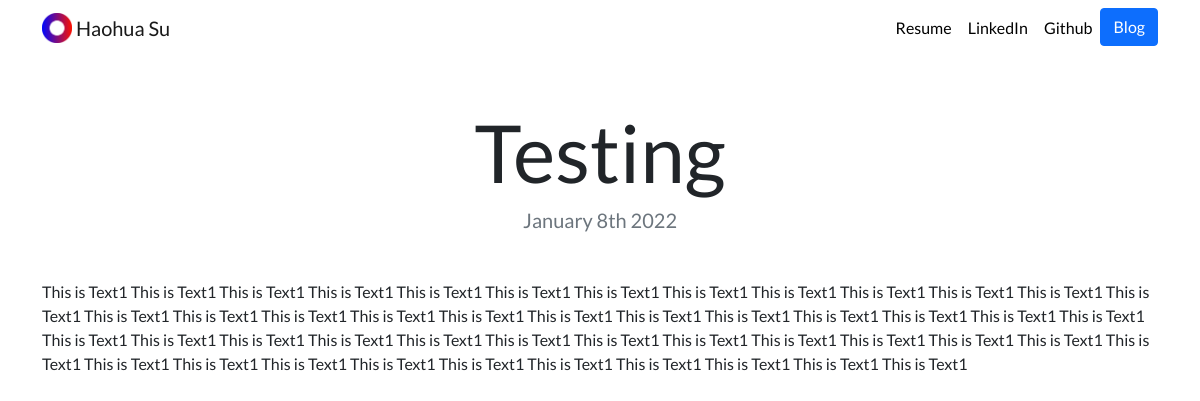
Page /blog/1/ on the committed database.
### blog/models.py (models this page shows, shortened)
class Blog(models.Model):
    title = models.CharField(max_length=200)
    description = models.TextField()
    date = models.DateField()

### blog/views.py (the view)
# urls.py: path('<int:blog_id>/', views.detail, name='detail'),
def detail(request, blog_id):
    blog = get_object_or_404(Blog, pk=blog_id)
    return render(request, 'blog/detail.html', {'blog':blog})

### blog/templates/blog/detail.html
{% extends "portfolio/base.html" %}
{% load static %}
{% block content %}
<h2 class="text-center mt-5" id="blogdetailtitle">{{ blog.title }}</h2>
<h5 class="text-center text-muted mb-5">{{ blog.date|date:'F jS Y' }}</h5>
{{ blog.description|safe }}
{% endblock %}

### portfolio/static/portfolio/custom.css (style rules this page uses)
body { font-family: 'Lato', sans-serif; }
@media (min-width: 992px) { #blogdetailtitle { font-size: 5rem; } }

### rows in the picture
Blog: title "Testing", date "January 8th 2022", description "This is Text1 This is Text1 This is Text1 This is Text1 This is Text1 This is Text1 This is Text1 This is Text1 This is Text1 This is Text1 This is Text1 This is Text1 This is Text1 This is Text1 This is Text1 This is Text1 This is Text1 This is Text1 This is Text1 This is Text1 This is Text1 This is Text1 This is Text1 This is Text1 This is Text1 This is Text1 This is Text1 This is Text1 This is Text1 This is Text1 This is Text1 This is Text1 This is Text1 This is Text1 This is Text1 This is Text1 This is Text1 This is Text1 This is Text1 This is Text1 This is Text1 This is Text1 This is Text1 This is Text1 This is Text1 This is Text1 This is Text1 This is Text1"
